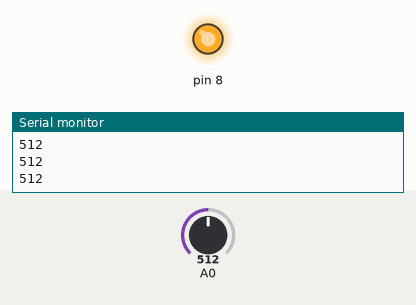
Bench run of a sketch on a simulated Arduino Uno, built with avr-gcc and run on an emulated ATmega328P. Parts: output pins drawn as LEDs (lit = HIGH), the last lines printed to the serial monitor. Inputs (shaded band) come from the test bench; at power-on: A0 = 512.

Above: at 1.2 s.
1.3 s: A0 set to 592
2.8 s: A0 set to 613
At 3.7 s:
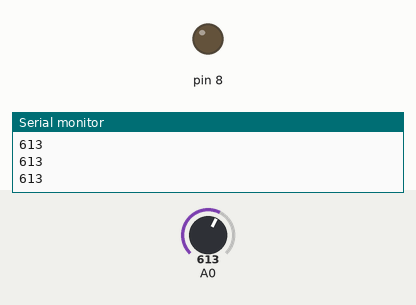
4.3 s: A0 set to 590
At 4.7 s:
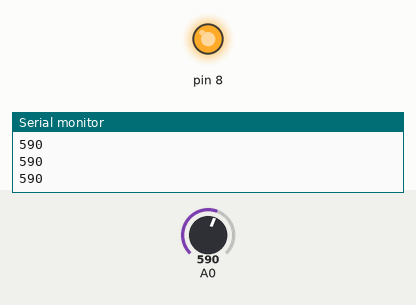
5.8 s: A0 set to 610
At 7.1 s:
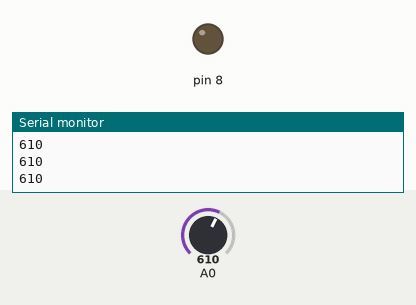
Timing chart, 0 to 8.3 s (numbered marks = the images above; inputs shaded):
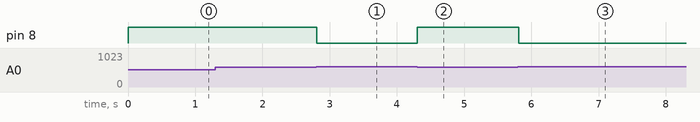

The sketch:

light_meter.ino
```cpp
int sensor;
void setup() {
  // put your setup code here, to run once:
  Serial.begin(9600);
  pinMode(8,OUTPUT);
  pinMode(A0,INPUT);

}

void loop() {
  // put your main code here, to run repeatedly:
  sensor = analogRead(A0);
  Serial.println(sensor);

    if (sensor < 600) {
      digitalWrite(8,HIGH);
    }
    else {
      digitalWrite(8,LOW);
    }
}
```

Measured:
- the behaviour switches between 599 and 600 on A0 (found by bisection; images 0 and 1)
- after the input at 2.8 s, pin 8: HIGH → LOW at once
- after the input at 4.3 s, pin 8: LOW → HIGH at once
- after the input at 5.8 s, pin 8: HIGH → LOW at once
